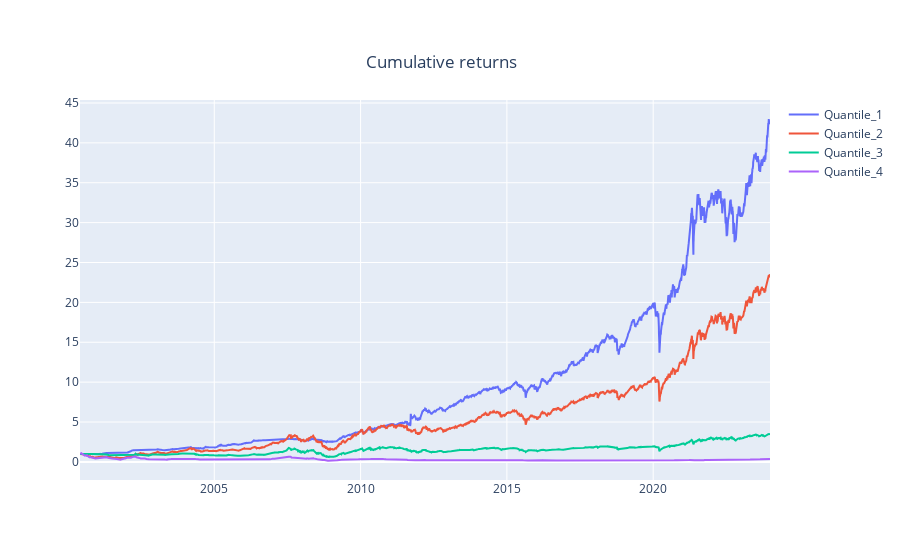

Here is the notebook cell this chart was saved with:
### Code cell
sim_result_collection.plot_creturns()

### Figure 1 — Plotly figure (JSON) as saved in the notebook; plotly's stock layout.template omitted (floating-point values rounded to 4 significant figures; data arrays with more than 128 entries replaced by an {"elided": "..."} marker saying what was removed)
{"data": [{"hovertemplate": "%{meta}<br>Date:%{x}<br>Creturns:%{y}<extra></extra>", "meta": "Quantile_1", "mode": "lines", "name": "Quantile_1", "type": "scatter", "x": {"elided": "5836 str values"}, "y": {"elided": "5836 float values"}}, {"hovertemplate": "%{meta}<br>Date:%{x}<br>Creturns:%{y}<extra></extra>", "meta": "Quantile_2", "mode": "lines", "name": "Quantile_2", "type": "scatter", "x": {"elided": "5836 str values"}, "y": {"elided": "5836 float values"}}, {"hovertemplate": "%{meta}<br>Date:%{x}<br>Creturns:%{y}<extra></extra>", "meta": "Quantile_3", "mode": "lines", "name": "Quantile_3", "type": "scatter", "x": {"elided": "5836 str values"}, "y": {"elided": "5836 float values"}}, {"hovertemplate": "%{meta}<br>Date:%{x}<br>Creturns:%{y}<extra></extra>", "meta": "Quantile_4", "mode": "lines", "name": "Quantile_4", "type": "scatter", "x": {"elided": "5836 str values"}, "y": {"elided": "5836 float values"}}], "layout": {"title": {"text": "Cumulative returns", "x": 0.49, "xanchor": "center", "y": 0.9, "yanchor": "top"}}}
